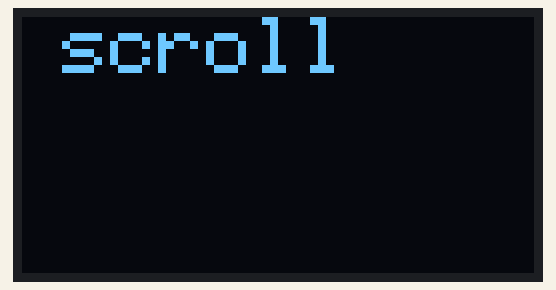
Recording of a sketch running on a simulated Arduino Uno, built with avr-gcc and run on an emulated ATmega328P. On the bench: 128×64 one-colour display. The display library's start-up logo is not drawn.

Above: at 2.1 s.

The sketch:

ssd1306_textTest.ino
```cpp
#include <SPI.h>
#include <Wire.h>
#include <Adafruit_GFX.h>
#include <Adafruit_SSD1306.h>
#define SCREEN_WIDTH 128 // OLED display width, in pixels
#define SCREEN_HEIGHT 64 // OLED display height, in pixels
#define OLED_RESET     -1 // Reset pin # (or -1 if sharing Arduino reset pin)
#define SCREEN_ADDRESS 0x3C ///< See datasheet for Address; 0x3D for 128x64, 0x3C for 128x32
Adafruit_SSD1306 display(SCREEN_WIDTH, SCREEN_HEIGHT, &Wire, OLED_RESET);
#include <Adafruit_SSD1306.h>


void testscrolltext(void);
#include <Adafruit_SSD1306.h>
void setup() {
  Serial.begin(115200);
  if(!display.begin(SSD1306_SWITCHCAPVCC, SCREEN_ADDRESS)) {
    Serial.println(F("SSD1306 allocation failed"));
    for(;;); // Don't proceed, loop forever
  }
  display.display();
  delay(2000); // Pause for 2 seconds
  display.clearDisplay();
  testscrolltext();    // Draw scrolling text
}
void loop() {
}
void testscrolltext(void) {
  display.clearDisplay();
  display.setTextSize(2); // Draw 2X-scale text
  display.setTextColor(SSD1306_WHITE);
  display.setCursor(10, 0);
  display.println(F("scroll"));
  display.display();      // Show initial text
  delay(100);
}
```
